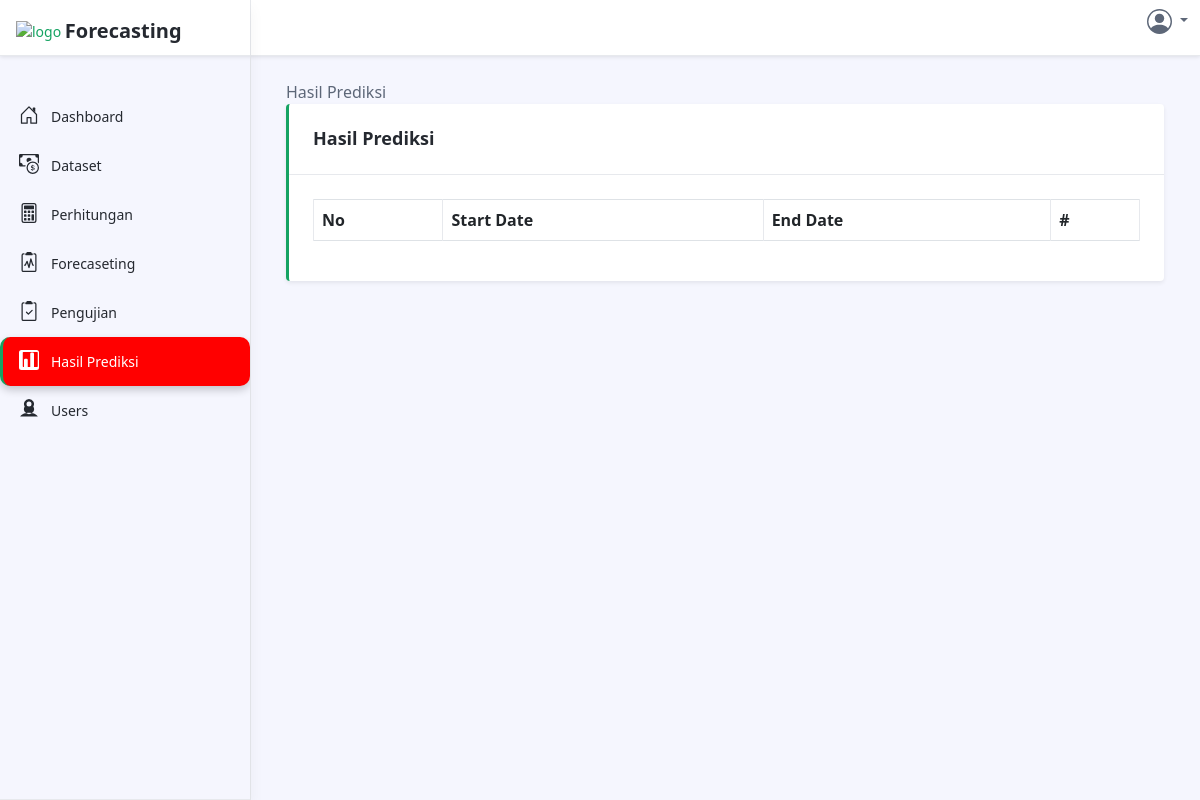
The app's page /perhitungan/hasil (signed in), older data.
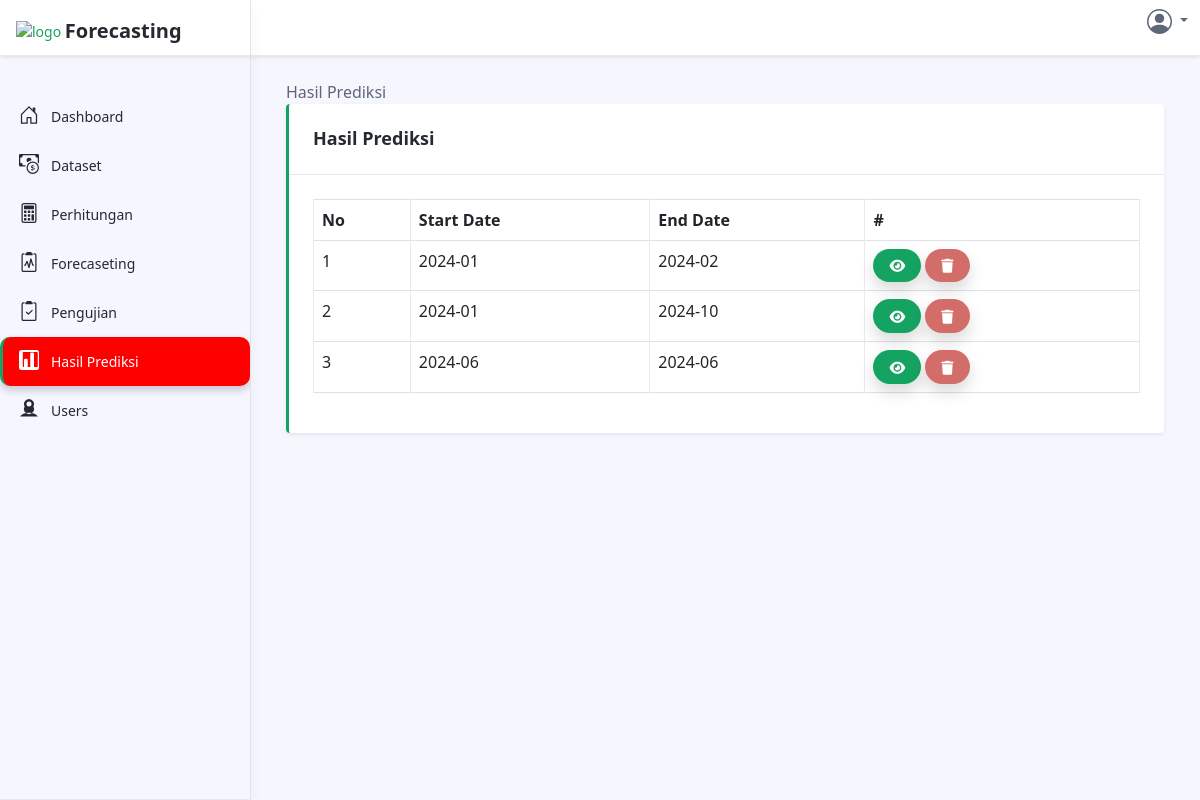
The same page, newer data.
### tables this page shows
CREATE TABLE `riwayat_prediksi` (
  `id` int(12) NOT NULL,
  `periode_start` varchar(255) NOT NULL,
  `periode_end` varchar(255) NOT NULL
);

### Controllers/PerhitunganController.php (called while the page is built, shortened)
<?php
include_once 'Models\DatasetModel.php';
include_once 'Models\RiwayatPrediksiModel.php';
class PerhitunganController
{
    public function __construct()
    {
        $koneksi = new Koneksi();
        $this->riwayatPrediksiModel = new RiwayatPrediksiModel($koneksi);
    }
    public function hasil()
    {
        $data = [
            'title' => 'Hasil Prediksi',
            'active' => 'hasil',
            'items' => $this->riwayatPrediksiModel->all(),
            'content' => 'Views/Hasil/index.php',
        ];
        include_once('Views/Layout/index.php');
    }
}

### index.php (called while the page is built, shortened)
<?php
function base_url()
{
    $protocol = (!empty($_SERVER['HTTPS']) && $_SERVER['HTTPS'] !== 'off' || $_SERVER['SERVER_PORT'] == 443) ? "https://" : "http://";
    $host = $_SERVER['HTTP_HOST'];
    $script_name = dirname($_SERVER['SCRIPT_NAME']);
    $base_url = $protocol . $host . $script_name . '/';
    return $base_url;
}
$action = isset($_GET['action']) ? $_GET['action'] : 'index';
$controllerInstance = new $controllerName();
$controllerInstance->$action();

### Config/koneksi.php (called while the page is built, shortened)
<?php
class Koneksi
{
    private $host = 'localhost';
    private $username = 'root';
    private $password = '';
    private $database = 'db_regresi_linear';
    private $koneksi;
    public function __construct()
    {
        $this->koneksi = new mysqli($this->host, $this->username, $this->password, $this->database);
    }
    public function getKoneksi()
    {
        return $this->koneksi;
    }
}

### Models/DatasetModel.php (called while the page is built, shortened)
<?php
include_once 'Config/koneksi.php';
class DatasetModel
{
    public function __construct($koneksi)
    {
        $koneksi = new Koneksi();
    }
}

### Models/RiwayatPrediksiModel.php (called while the page is built, shortened)
<?php
include_once 'Config/koneksi.php';
class RiwayatPrediksiModel
{
    public function __construct($koneksi)
    {
        $koneksi = new Koneksi();
        $this->koneksi = $koneksi->getKoneksi();
        $this->table = 'riwayat_prediksi';
    }
    public function all()
    {
        $query = "SELECT * FROM $this->table";
        $result = $this->koneksi->query($query);
        $data = [];
        while ($row = $result->fetch_assoc()) {
            $data[] = $row;
        }
        return $data;
    }
}

### Views/Hasil/index.php (the view, shortened to what this page needs)
<?php require_once("Views/Layout/index.php"); ?>
<?php echo $data['title'] ?>
<div class="row">
    <div class="col-md-12">
        <div class="app-card shadow-sm mb-4 border-left-decoration">
            <div class="inner">
                <div class="app-card-header p-4">
                    <div class="app-card-header-title">
                        <div class="row">
                            <div class="col-md-6">
                                <h4 class="app-card-title">Hasil Prediksi</h4>
                            </div>
                        </div>
                    </div>
                </div>
                <div class="app-card-body p-4">
                    <table class="table table-bordered">
                        <thead>
                            <tr>
                                <th>No</th>
                                <th>Start Date</th>
                                <th>End Date</th>
                                <th>#</th>
                            </tr>
                        </thead>
                        <tbody>
                            <?php $no = 1;
                            foreach ($data['items'] as $itm) : ?>
                                <tr>
                                    <td><?= $no++ ?></td>
                                    <td><?= $itm['periode_start'] ?></td>
                                    <td><?= $itm['periode_end'] ?></td>
                                    <td>
                                        <form action="<?= base_url() ?>perhitungan/prediksi ?>" method="get">
                                            <button type="submit" class="btn btn-sm btn-primary rounded-pill shadow text-white">
                                                <i class="fa fa-eye"></i>
                                            </button>
                                            <a href="<?= base_url() ?>perhitungan/deletehasil?id=<?= $itm['id'] ?>" class="btn btn-sm btn-danger rounded-pill shadow text-white">
                                                <i class="fa fa-trash"></i>
                                            </a>
                                        </form>
                                    </td>
                                </tr>
                            <?php endforeach; ?>
                        </tbody>
                    </table>
                </div>
            </div>
        </div>
    </div>
</div>

### Views/Layout/index.php (shortened to what this page needs)
<!DOCTYPE html>
<html lang="en">
<head>
    <link href="https://cdnjs.cloudflare.com/ajax/libs/font-awesome/6.0.0/css/all.min.css" rel="stylesheet" />
    <link id="theme-style" rel="stylesheet" href="<?= base_url() ?>/assets/css/portal.css">
    <link rel="stylesheet" href="https://cdn.datatables.net/2.0.7/css/dataTables.dataTables.min.css">
</head>
<body class="app">
    <header class="app-header fixed-top">
        <div class="app-header-inner">
            <div class="container-fluid py-2">
                <div class="app-header-content">
                    <div class="row justify-content-between align-items-center">
                        <?php include("navbar.php"); ?>
                    </div>
                </div>
            </div>
        </div>
        <div id="app-sidepanel" class="app-sidepanel">
            <div class="sidepanel-inner d-flex flex-column">
                <div class="app-branding">
                    <a class="app-logo" href="#!">
                        <img src="<?= base_url() . '/assets/images/logo.png' ?>" alt="logo" width="100">
                        <span class="logo-text">Forecasting</span></a>
                </div>
                <nav id="app-nav-main" class="app-nav app-nav-main flex-grow-1 mt-3">
                    <?php include("sidebar-top.php"); ?>
                </nav>
            </div>
        </div>
    </header>
    <div class="app-wrapper">
        <div class="app-content pt-3 p-md-3 p-lg-4">
            <div class="container-xl">
                <?php include_once($data['content']); ?>
            </div>
        </div>
    </div>
</body>
</html>

### Views/Layout/navbar.php (shortened to what this page needs)
<div class="app-utilities col-auto">
    <div class="app-utility-item app-user-dropdown dropdown">
        <a class="dropdown-toggle" id="user-dropdown-toggle" data-bs-toggle="dropdown" href="#" role="button" aria-expanded="false">
        </a>
    </div>
</div>

### Views/Layout/sidebar-top.php (shortened to what this page needs)
<ul class="app-menu list-unstyled accordion" id="menu-accordion">
    <?php if ($_SESSION['user']['role'] == 'admin' || $_SESSION['user']['role'] == 'user') : ?>
        <li class="nav-item">
            <a class="nav-link <?= $data['active'] == 'home' ? 'active' : '' ?>" href="<?= base_url() ?>home/index">
                <span class="nav-icon">
                </span>
                <span class="nav-link-text">Dashboard</span>
            </a>
        </li>
    <?php endif ?>
    <?php if ($_SESSION['user']['role'] == 'admin') : ?>
        <li class="nav-item">
            <a class="nav-link <?= $data['active'] == 'dataset' ? 'active' : '' ?>" href="<?= base_url() ?>dataset/index">
                <span class="nav-icon">
                </span>
                <span class="nav-link-text">Dataset</span>
            </a>
        </li>
        <li class="nav-item">
            <a class="nav-link <?= $data['active'] == 'perhitungan' ? 'active' : '' ?>" href="<?= base_url() ?>perhitungan/index">
                <span class="nav-icon">
                </span>
                <span class="nav-link-text">Perhitungan</span>
            </a>
        </li>
        <li class="nav-item">
            <a class="nav-link <?= $data['active'] == 'Prediksi' ? 'active' : '' ?>" href="<?= base_url() ?>perhitungan/prediksi">
                <span class="nav-icon">
                </span>
                <span class="nav-link-text">Forecaseting</span>
            </a>
        </li>
        <li class="nav-item">
            <a class="nav-link <?= $data['active'] == 'pengujian' ? 'active' : '' ?>" href="<?= base_url() ?>perhitungan/pengujian">
                <span class="nav-icon">
                </span>
                <span class="nav-link-text">Pengujian</span>
            </a>
        </li>
    <?php endif; ?>
    <?php if ($_SESSION['user']['role'] == 'admin' || $_SESSION['user']['role'] == 'user') : ?>
        <li class="nav-item">
            <a class="nav-link <?= $data['active'] == 'hasil' ? 'active' : '' ?>" href="<?= base_url() ?>perhitungan/hasil">
                <span class="nav-icon">
                </span>
                <span class="nav-link-text">Hasil Prediksi</span>
            </a>
        </li>
    <?php endif ?>
    <?php if ($_SESSION['user']['role'] == 'admin') : ?>
        <li class="nav-item">
            <a class="nav-link <?= ($active == "users") ? "active" : ""; ?> ?>" href="<?= base_url() ?>user/index">
                <span class="nav-icon">
                    <svg xmlns="http://www.w3.org/2000/svg" width="16" height="16" fill="currentColor" class="bi bi-people-fill" viewBox="0 0 16 16">
                        <path d="M8 0a4 4 0 0 1 3.464 6.001 4 4 0 1 1-6.928 0A4 4 0 0 1 8 0zm0 2a2 2 0 1 0 0 4 2 2 0 0 0 0-4zm0 9c-2.333 0-7 1.17-7 3.5V14h14v.5c0-2.33-4.667-3.5-7-3.5z" />
                    </svg>
                </span>
                <span class="nav-link-text">Users</span>
            </a>
        </li>
    <?php endif; ?>
</ul>

Row changes from the older to the newer data that the page shows:
added riwayat_prediksi: periode_start "2024-01", periode_end "2024-02"
added riwayat_prediksi: periode_start "2024-01", periode_end "2024-10"
added riwayat_prediksi: periode_start "2024-06", periode_end "2024-06"
